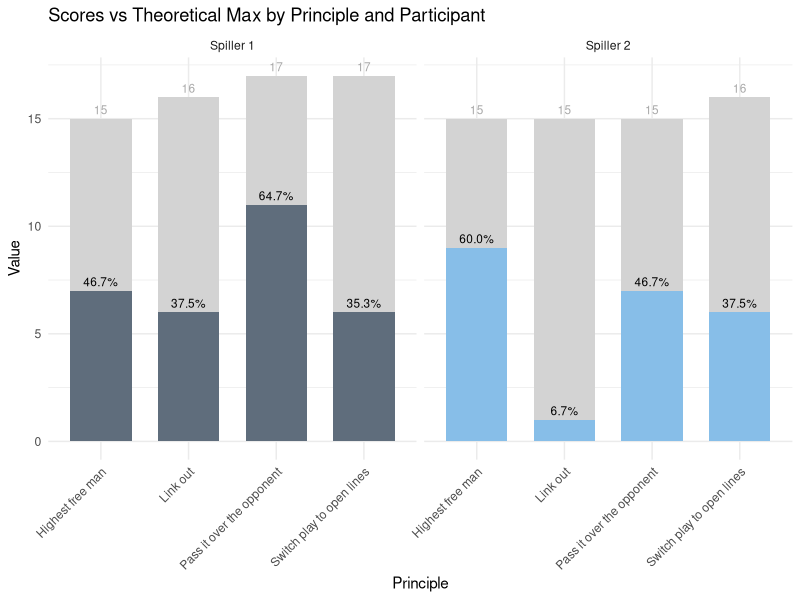

Write the R code that produced this figure.
## ---- chunk 1
knitr::opts_chunk$set(echo = TRUE)

# Install packages if needed...
library(dplyr)
library(tidyr)
library(ggplot2)


## ---- chunk 2

# Set the path to your logfiles directory
file_path <- 'logfiles/'

# Get a list of all CSV files in the directory
files <- list.files(file_path, pattern = "*.csv", full.names = TRUE)

# Read and combine all CSV files into a single data frame
combined_data <- do.call(rbind, lapply(files, read.csv))

## ---- chunk 3

# Renaming and starting trial order from 1 instead of 0
combined_data$Trial_Number <- combined_data$X+1
combined_data$X <- NULL


# Remove "Pictures/" and ".mp4" from the Tactic column
combined_data$Tactic <- gsub("Pictures/|\\.mp4$", "", combined_data$Tactic)

mapping <- c(
  "1" = "Highest free man",
  "2" = "Link out",
  "3" = "Switch play to open lines",
  "4" = "Pass it over the opponent"
)

combined_data$Highest_Priority <- mapping[
  as.character(as.numeric(gsub(".*_(\\d+)$", "\\1", combined_data$Tactic)))
]


## ---- chunk 4
## Testing ## 

# generating toy data:
#highest_prio <- sample(1:4, 100, replace = TRUE)
#answer <- sample(c(round(runif(85,1,4),0),round(runif(15,5,8),0)))
#participant <- c(rep(1, 50), rep(2, 50))
highest_prio <- c(1,1,1,1,1,2,2,2,2,2,3,3,3,3,3,4,4,4,4,4,1,1,1,1,1,2,2,2,2,2,3,3,3,3,3,4,4,4,4,4)
answer <- c(2,1,1,3,1,2,2,2,4,3,3,5,6,3,4,4,4,4,6,7,1,1,1,1,1,5,5,5,2,3,6,8,3,3,3,4,4,4,7,7)
participant <- c(rep(1, 20), rep(2, 20))

test <- data.frame(participant,highest_prio,answer)
#table(highest_prio)
#table(answer)
#test %>% group_by(participant) %>% count(answer)
#test %>% group_by(participant, answer) %>% count(highest_prio)


## Max scores for each participant in 2 steps ## 

# Step 1: Calculate base max score for each highest_prio category
base_scores <- test %>%
  group_by(participant, highest_prio) %>%
  summarise(
    base_score = 3 * n(),  # 3 times the occurrence of each highest_prio
    .groups = 'drop'
  ) %>%
  rename(principle = highest_prio)


# Step 2: Add additional points for mismatches based on answer (non-first priority answers that's still considered 'good')
mismatch_scores <- test %>%
  filter(answer %in% c(2, 3, 4) & answer != highest_prio) %>%  # mismatches where answer is 2, 3, or 4
  group_by(participant, answer) %>%
  summarise(
    mismatch_score = n(),  # 1 point for each mismatch, counted per answer category
    .groups = 'drop'
  ) %>%
  rename(principle = answer)

# Combine base scores and mismatch scores 
# in long format
theoretical_max_scores_long <- base_scores %>%
  full_join(mismatch_scores, by = c("participant", "principle")) %>%
  mutate(
    max_score = base_score + coalesce(mismatch_score, 0)  # Add mismatch_score to base_score, replace NA with 0
  ) %>%
  select(participant, principle, max_score)

# converted to wide format
theoretical_max_scores_wide <- theoretical_max_scores_long %>% 
  pivot_wider(
    names_from = principle,
    values_from = max_score,
    names_prefix = "principle_",
    values_fill = list(total_score = 0)
  )




## ---- chunk 5

## Scoring ##

# Defining a mapping for penalty relationships for the principles
penalty_map <- c(`5` = 1, `6` = 2, `7` = 3, `8` = 4)

# Calculate scores in wide format
scores_wide <- test %>%
  rowwise() %>%
  mutate(
    # Case 1: highest_prio equals answer (3 points in that category)
    score = ifelse(highest_prio == answer, 3, 0),
    
    # Case 2: highest_prio is 1, 2, or 3, and answer is in {2, 3, 4} but not equal to highest_prio (1 point in answer's category)
    score = score + ifelse(highest_prio %in% 1:3 & answer %in% 2:4 & answer != highest_prio, 1, 0),
    
    # Case 3: answer is 5, 6, 7, or 8 (deduct 2 points in mapped category)
    score = score + ifelse(answer %in% 5:8, -2, 0),
    
    # Map category for Case 3's penalty
    score_category = case_when(
      highest_prio == answer ~ highest_prio,
      highest_prio %in% 1:3 & answer %in% 2:4 & answer != highest_prio ~ answer,
      answer %in% 5:8 ~ penalty_map[as.character(answer)]
    )
  ) %>%
  ungroup() %>%
  # Select and tally scores per participant and category
  group_by(participant, score_category) %>%
  summarise(total_score = sum(score, na.rm = TRUE), .groups = 'drop') %>%
  # Convert categories into separate columns
  pivot_wider(names_from = score_category, values_from = total_score, names_prefix = "principle_", values_fill = list(total_score = 0))


# Reshape scores to long format
scores_long <- scores_wide %>%
  pivot_longer(cols = starts_with("principle"),
               names_to = "principle",
               values_to = "score") 





## ---- chunk 6

## Results ##

# calculating the percentage score for each principle in wide format.
results_wide <- scores_wide
results_wide[, -1] <- round((scores_wide[, -1] / theoretical_max_scores_wide[, -1])*100,2)


# Converting to long format
results_long <- scores_long
results_long[, 3] <- round((scores_long[, 3] / theoretical_max_scores_long[, 3])*100,2)
results_long <- results_long %>% rename(percentage=score)



## ---- chunk 7

# Converting max scores to long format with matching principle column.
theoretical_max_scores_long <- theoretical_max_scores_wide %>%
  pivot_longer(cols = starts_with("principle"),
               names_to = "principle",
               values_to = "max") 

# Combine the three long dataframes.
data_long <- scores_long %>% full_join(theoretical_max_scores_long, by = c("participant", "principle")) %>% 
  full_join(results_long, by = c("participant", "principle"))
# recoding principle column to match actual principle names.
data_long <- data_long %>%
  mutate(principle = recode(principle,
                            "principle_1" = "Highest free man",
                            "principle_2" = "Link out",
                            "principle_3" = "Switch play to open lines",
                            "principle_4" = "Pass it over the opponent"))



# Plot?
ggplot(data_long, aes(x = principle, fill = participant)) +
  geom_bar(aes(y = max), stat = "identity", fill = "lightgray", width = 0.7) +  # Background bar for theoretical max
  geom_bar(aes(y = score, fill = participant), stat = "identity", width = 0.7, alpha = 0.6, show.legend = FALSE) + # Overlay bar for actual score
  geom_text(aes(y = max, label = max), vjust = -0.5, color = "darkgray", size = 3) +  # Text for max values above background bars
  geom_text(aes(y = score, label = scales::percent(percentage/100)), vjust = -0.5, color = "black", size = 3) +
  facet_wrap(~participant, labeller = labeller(participant = function(x) paste("Spiller", x))) +
  labs(title = "Scores vs Theoretical Max by Principle and Participant",
       x = "Principle",
       y = "Value") +
  theme_minimal() +
  theme(axis.text.x = element_text(angle = 45, hjust = 1))  # Rotate x-axis labels by 45 degrees



